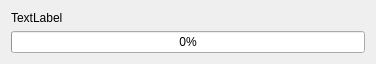
<ui version="4.0" >
 <class>ProgressDialogClass</class>
 <widget class="QDialog" name="ProgressDialogClass" >
  <property name="windowModality" >
   <enum>Qt::ApplicationModal</enum>
  </property>
  <property name="geometry" >
   <rect>
    <x>0</x>
    <y>0</y>
    <width>376</width>
    <height>61</height>
   </rect>
  </property>
  <property name="maximumSize" >
   <size>
    <width>376</width>
    <height>61</height>
   </size>
  </property>
  <property name="windowTitle" >
   <string>ProgressDialog</string>
  </property>
  <layout class="QVBoxLayout" >
   <item>
    <widget class="QLabel" name="label" >
     <property name="text" >
      <string>TextLabel</string>
     </property>
    </widget>
   </item>
   <item>
    <widget class="QProgressBar" name="progressBar" >
     <property name="value" >
      <number>0</number>
     </property>
    </widget>
   </item>
  </layout>
 </widget>
 <layoutdefault spacing="6" margin="11" />
 <resources/>
 <connections/>
</ui>
